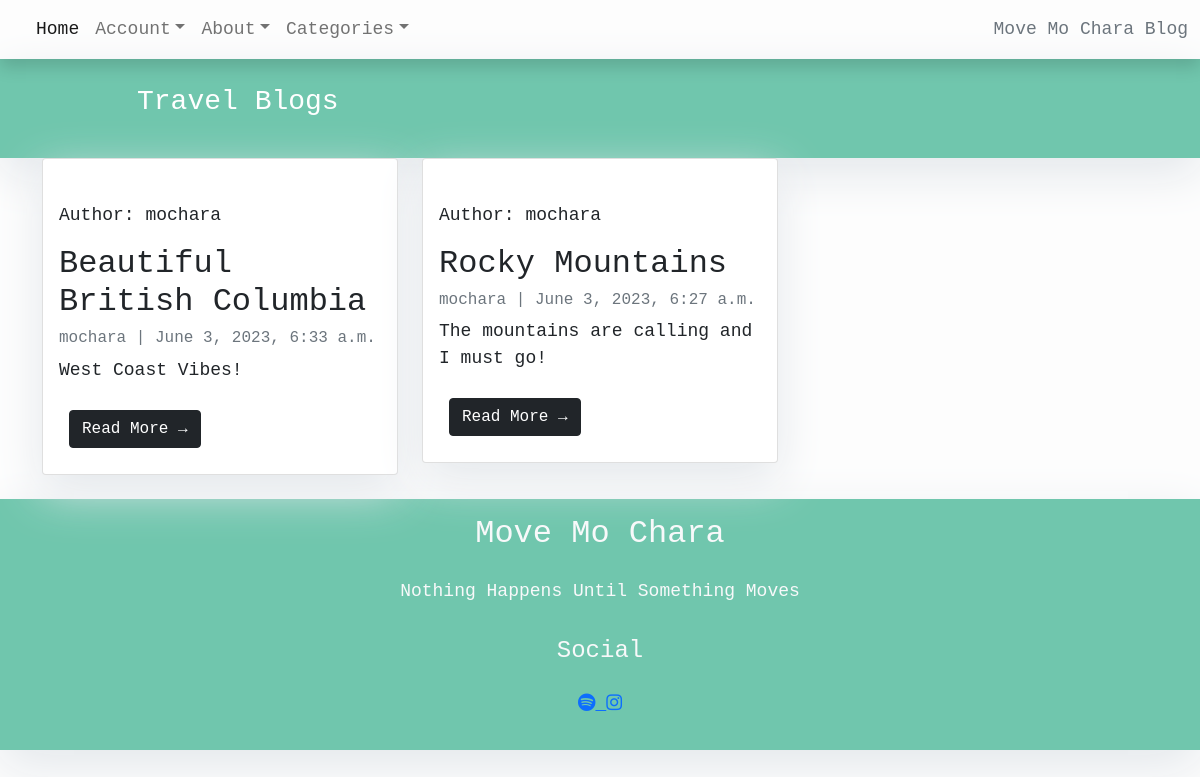
Page /category/Travel on the earlier database version.
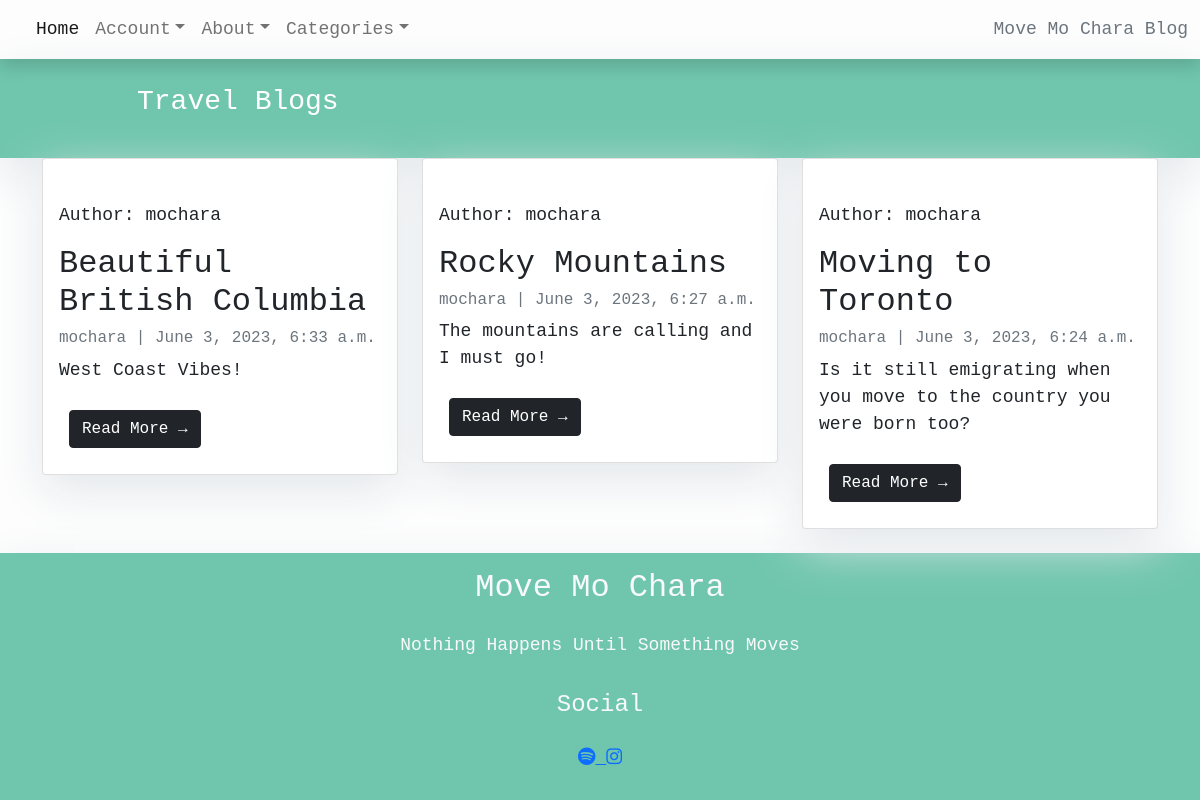
Same page on the later database version.
### blog/models.py (models this page shows, shortened)
class Category(models.Model):
    name = models.CharField(max_length=200)

class Post(models.Model):
    title = models.CharField(max_length=200, unique=True)
    slug = models.SlugField(max_length=200, unique=True)
    author = models.ForeignKey(
        User, on_delete=models.CASCADE, related_name="blog_posts"
    )
    category = models.ForeignKey(Category, on_delete=models.PROTECT, default=1)
    featured_image = CloudinaryField('image', default='placeholder')
    excerpt = models.TextField(blank=True)
    updated_on = models.DateTimeField(auto_now=True)
    content = models.TextField()
    created_on = models.DateTimeField(auto_now_add=True)
    status = models.IntegerField(choices=STATUS, default=0)
    likes = models.ManyToManyField(
        User, related_name='blogpost_like', blank=True)
    class Meta:
        ordering = ["-created_on"]

### blog/views.py (the view)
# urls.py: path('category/<category>', views.CatListView.as_view(), name='cats'),
class CatListView(generic.ListView):
    template_name = 'category.html'
    context_object_name = 'catlist'
    def get_queryset(self):
        content = {'cat': self.kwargs['category'],
                   'posts': Post.objects.filter(category__name=self.kwargs
                                                ['category']).filter(status=1)}
        return content

### blog/views.py (called while the page is built)
def category_list(request):
    category_list = Category.objects.exclude(name='default')
    context = {'category_list': category_list}
    return context

### templates/category.html (shortened to what this page needs)
{% extends "base.html" %}
{% block content %}
<header class="masthead">
    <div class="container">
        <div class="row">
            <div class=" col-md-8 col-md-10 mx-auto">
                <div class="site-heading">
                    <h3 class=" site-heading my-4 mt-3 text-white">{{ catlist.cat|title }} Blogs</h3>
                </div>
            </div>
        </div>
    </div>
</header>
<div class="container">
    <div class="row">
        <div class="col-md-12 float-left">
            <div class="row">
                {% for post in catlist.posts %}
                <div class="col-md-4">
                <div class="card mb-4">
                    <div class="card-body">
                        <div class="image-container">
                            <div class="image-flash">
                                <p class="author">Author: {{ post.author }}</p>
                            </div>
                        </div>
                        <h2 class="card-title"> {{ post.title }}</h2>
                        <p class="card-text text-muted h6"> {{ post.author }} | {{ post.created_on}} </p>
                        <p class="card-text">{{ post.excerpt }}</p>
                        <a href="{% url 'post_detail' post.slug  %}" class="btn btn-dark">Read More &rarr;</a>
                    </div>
                </div>
                </div>
                {% if forloop.counter|divisibleby:3 %}
            </div>
                <div class="row">
                {% endif %}
                {% endfor %}
            </div>
        </div>
    </div>
</div>
{% endblock %}

### templates/base.html (shortened to what this page needs)
{% load static %}
<!DOCTYPE html>
<html class="h-100" lang="en">
  <head>
    <link rel="stylesheet" href="https://cdnjs.cloudflare.com/ajax/libs/font-awesome/5.15.3/css/all.min.css">
    <link href="https://cdn.jsdelivr.net/npm/bootstrap@5.0.1/dist/css/bootstrap.min.css" rel="stylesheet">
    <link href="https://cdn.jsdelivr.net/npm/bootstrap@5.1.3/dist/css/bootstrap.min.css" rel="stylesheet">
  </head>
  <body>
    <nav class="navbar navbar-expand-lg navbar-light shadow" id="mainNav">
      <div class="container-fluid">
        <div class="collapse navbar-collapse" id="navbarText">
          <ul class="navbar-nav me-auto mb-2 mb-lg-0">
            <li class="nav-item">
              <a class="nav-link active" aria-current="page" href="{% url 'home' %}">Home</a>
            </li>
            <li class="nav-item dropdown">
                {% if request.user.is_authenticated %}
                {% if request.user.is_superuser %}
            <li class="nav-item dropdown">
              <a class="nav-link dropdown-toggle" data-bs-toggle="dropdown" href="#" role="button" aria-haspopup="true" aria-expanded="false">Admin</a>
              <div class="dropdown-menu">
                <a class="dropdown-item" href="{% url 'add_post' %}"> Add Post </a>
              </div>
            </li> {% endif %}
            <li class="nav-item dropdown">
                <a class="nav-link dropdown-toggle" data-bs-toggle="dropdown" href="#" role="button" aria-haspopup="true" aria-expanded="false">Account</a>
                <div class="dropdown-menu">
                  <a class="dropdown-item" href="{% url 'account_logout' %}"> Logout </a>
                </div>
              </li>
         </li>
         {% else %}
         <li class="nav-item dropdown">
              <a class="nav-link dropdown-toggle" data-bs-toggle="dropdown" href="#" role="button" aria-haspopup="true" aria-expanded="false">Account</a>
            </li>
            {% endif %}
            <li class="nav-item dropdown">
              <a class="nav-link dropdown-toggle" data-bs-toggle="dropdown" href="#" role="button" aria-haspopup="true" aria-expanded="false">About</a>
            </li>
            <li class="nav-item dropdown">
              <a class="nav-link dropdown-toggle" data-bs-toggle="dropdown" href="#" role="button" aria-haspopup="true" aria-expanded="false">Categories</a>
            </li>
          </ul>
          <span class="navbar-text text-muted">
            <span class="brand">Move Mo Chara Blog </span>
          </span>
        </div>
      </div>
    </nav>
     {% block content %}{% endblock content %}
    <footer class="footer masthead mt-auto py-3">
      <div class="container">
        <div class="text-center text-light">
          <h2>Move Mo Chara</h2>
          <p> Nothing Happens Until Something Moves</p>
          <div class="social">
            <h4>Social</h4>
            <div class="bg.light">
              <a href="https://open.spotify.com/show/3vz3lMbS63UUXyUPaM54b2" target="_blank" rel="noopener" aria-label="Visit our Facebook page (opens in a new tab)">
                <i class="fab fa-spotify"></i>
              </a>
              <a href="https://www.instagram.com/movemochara/" target="_blank" rel="noopener" aria-label="Visit our Instagram page (opens in a new tab)">
                <i class="fab fa-instagram"></i>
              </a>
            </div>
          </div>
        </div>
      </div>
    </footer>
  </body>
</html>

### templates/base.html (style rules this page uses)
body { font-family: "Roberto", lato; font-size: 17px; background-color: #fdfdfd; }
.shadow { box-shadow: 0 4px 2px -2px rgba(0, 0, 0, 0.1); }
.masthead { background: #70c6ad; height: auto; padding-bottom: 15px; box-shadow: 0 16px 48px #E3E7EB; padding-top: 10px; }
footer { padding-top: 15px; bottom: 0; width: 100%; height: 60px; line-height: 60px; }
.btn { margin: 10px; }

### templates/category.html (style rules this page uses)
body { font-family: "Lucida Console", monospace; font-size: 18px; background-color: #fdfdfd; }
.card { box-shadow: 0 16px 48px #E3E7EB; }

Differences in the rows shown:
now on this page (row edited): Post: author "mochara", title "Moving to Toronto", created_on "June 3, 2023, 6:24 a.m.", excerpt "Is it still emigrating when you move to the country you were born too?"
